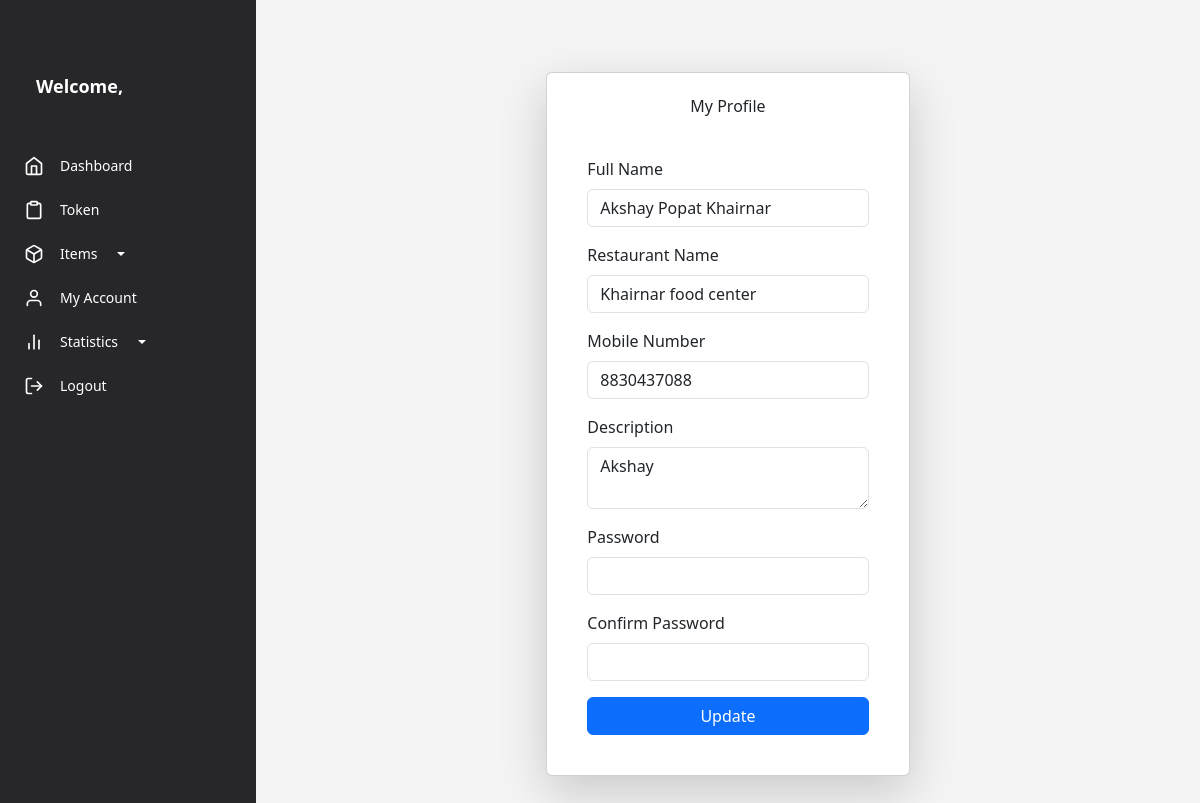
/vendor/account/ (signed in), run on the app's committed database.
### vendor/models.py (models this page shows, shortened)
class CanteenVendor(models.Model):
    id = models.AutoField(primary_key=True)
    full_name = models.CharField(max_length=100)
    restaurant_name = models.CharField(max_length=100)
    mobile_number = models.CharField(max_length=100)
    store_description = models.TextField()
    password = models.CharField(max_length=255)  # It is recommended to hash passwords
    is_approved = models.BooleanField(default=False)  # Admin approval status

### vendor/views.py (the view, shortened to what this page needs)
# urls.py: path('account/', views.vendor_update_profile, name='account'),
def vendor_update_profile(request):
    vendor = CanteenVendor.objects.get(id=request.session.get('vendor_id'))  # assuming session holds vendor_id
    context = {
        'full_name': vendor.full_name,
        'restaurant_name': vendor.restaurant_name,
        'mobile_number': vendor.mobile_number,
        'store_description': vendor.store_description,
    }
    return render(request, 'vendor_account.html', context)

### vendor/templates/vendor_account.html (shortened to what this page needs)
{% extends 'base1/base.html' %}
{% block content %}
<div class="container d-flex justify-content-center align-items-center min-vh-100">
    <div class="col-md-6 col-lg-5">
        <div class="card shadow-lg p-4">
            <h3 class="text-center mb-4">My Profile</h3>
            <div class="card-body">
                <form method="POST">
                    <div class="mb-3">
                        <label class="form-label">Full Name</label>
                        <input type="text" class="form-control" name="full_name" value="{{ full_name }}" required>
                    </div>
                    <div class="mb-3">
                        <label class="form-label">Restaurant Name</label>
                        <input type="text" class="form-control" name="restaurant_name" value="{{ restaurant_name }}" required>
                    </div>
                    <div class="mb-3">
                        <label class="form-label">Mobile Number</label>
                        <input type="tel" class="form-control" name="mobile" value="{{ mobile_number }}" required>
                    </div>
                    <div class="mb-3">
                        <label class="form-label">Description</label>
                        <textarea class="form-control" name="description" required>{{ store_description }}</textarea>
                    </div>
                    <div class="mb-3">
                        <label class="form-label">Password</label>
                        <input type="password" class="form-control" name="password" required>
                    </div>
                    <div class="mb-3">
                        <label class="form-label">Confirm Password</label>
                        <input type="password" class="form-control" name="confirm_password" required>
                    </div>
                    <div class="d-grid">
                        <button type="submit" class="btn btn-primary">Update</button>
                    </div>
                </form>
            </div>
        </div>
    </div>
</div>
{% endblock %}

### data on the page
CanteenVendor: full_name "Akshay Popat Khairnar", restaurant_name "Khairnar food center", mobile "8830437088", description "Akshay"
